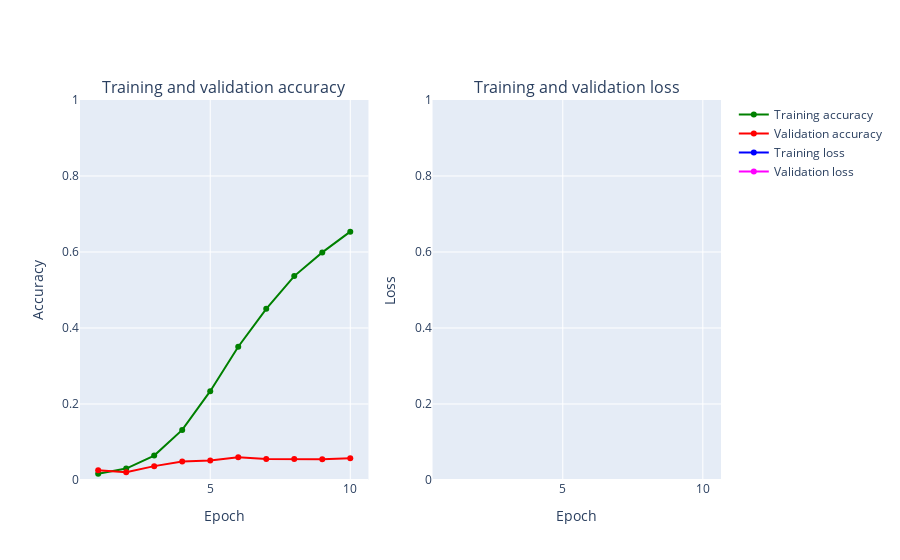

The notebook cell this image was saved under:
### Code cell
epochs = 15
num_classes = 100
seed = np.random.seed(1)






cifar_model = Sequential()
cifar_model.add(Conv2D(32, kernel_size=(3, 3),activation='relu',input_shape=(32,32,3)))
cifar_model.add(Conv2D(64, (3, 3), activation='relu'))
cifar_model.add(Flatten())
cifar_model.add(Dense(128, activation='relu'))
cifar_model.add(Dense(num_classes, activation='softmax'))

cifar_model.compile(loss='categorical_crossentropy', optimizer=Adam(),metrics=['accuracy'])
cifar_model.summary()

h_callback = cifar_model.fit(X_train, y_train, epochs = 10,
               validation_data=(X_val, y_val))

# Plot train vs test loss during training 
plot_accuracy_and_loss(h_callback)
# function to get precision, recall and f1 score

test_loss , test_acc = cifar_model.evaluate(X_test, y_test)


precision,recall,f1 = get_metrics(cifar_model)

# Dataframe to keep track of all model scores

Model_scores = pd.DataFrame([['CNN baseline',test_acc,test_loss,precision,recall,f1]],columns=['Model','Accuracy','Loss','Precision','Recall','F1 Score'])

#Understand the filters in the model 
#Let us pick the first hidden layer as the layer of interest.
layer = cifar_model.layers #Conv layers at 0, 
filters, biases = cifar_model.layers[0].get_weights()
print(layer[0].name, filters.shape)

# plot filters

fig1=plt.figure(figsize=(8, 12))
columns = 8
rows = 8
n_filters = 32 ## the number of filters in our first layer 
for i in range(1, n_filters + 1):
    f = filters[:, :, :, i-1]
    fig1 =plt.subplot(rows, columns, i)
    fig1.set_xticks([])  #Turn off axis
    fig1.set_yticks([])
    plt.imshow(f[:, :, 0], cmap='gray') #Show only the filters from 0th channel (R)
    #ix += 1
plt.show()


# plot feature maps after first convolutional layer
from keras.models import Model
layer = cifar_model.layers[0]
intermediate_model = Model(inputs=cifar_model.input, outputs=layer.output)
intermediate_output = intermediate_model.predict(X_test)
plt.figure(figsize=(8, 12))
columns = 8
rows = 8
n_filters = 32 ## the number of filters in our first layer
for i in range(1, n_filters + 1):
    f = intermediate_output[0, :, :, i-1]
    fig1 =plt.subplot(rows, columns, i)
    fig1.set_xticks([])  #Turn off axis
    fig1.set_yticks([])
    plt.imshow(f)



gc.collect()
tf.keras.backend.clear_session()
del cifar_model

### Figure 1 — Plotly figure (JSON) as saved in the notebook; plotly's stock layout.template omitted (floating-point values rounded to 4 significant figures)
{"data": [{"marker": {"color": "Green"}, "mode": "markers+lines", "name": "Training accuracy", "text": ["1", "2", "3", "4", "5", "6", "7", "8", "9", "10"], "type": "scatter", "x": [1, 2, 3, 4, 5, 6, 7, 8, 9, 10], "xaxis": "x", "y": [0.0164, 0.03015, 0.06432, 0.1319, 0.2338, 0.3507, 0.4504, 0.5365, 0.599, 0.6536], "yaxis": "y"}, {"marker": {"color": "Red"}, "mode": "markers+lines", "name": "Validation accuracy", "text": ["1", "2", "3", "4", "5", "6", "7", "8", "9", "10"], "type": "scatter", "x": [1, 2, 3, 4, 5, 6, 7, 8, 9, 10], "xaxis": "x", "y": [0.0258, 0.0207, 0.0365, 0.0487, 0.0511, 0.0598, 0.0554, 0.0553, 0.0549, 0.0574], "yaxis": "y"}, {"marker": {"color": "Blue"}, "mode": "markers+lines", "name": "Training loss", "text": ["1", "2", "3", "4", "5", "6", "7", "8", "9", "10"], "type": "scatter", "x": [1, 2, 3, 4, 5, 6, 7, 8, 9, 10], "xaxis": "x2", "y": [6.622, 4.519, 4.339, 3.953, 3.416, 2.846, 2.377, 1.991, 1.7, 1.484], "yaxis": "y2"}, {"marker": {"color": "Magenta"}, "mode": "markers+lines", "name": "Validation loss", "text": ["1", "2", "3", "4", "5", "6", "7", "8", "9", "10"], "type": "scatter", "x": [1, 2, 3, 4, 5, 6, 7, 8, 9, 10], "xaxis": "x2", "y": [4.587, 4.584, 4.564, 4.71, 5.239, 6.283, 7.512, 9.414, 11.06, 12.7], "yaxis": "y2"}], "layout": {"annotations": [{"font": {"size": 16}, "showarrow": false, "text": "Training and validation accuracy", "x": 0.225, "xanchor": "center", "xref": "paper", "y": 1, "yanchor": "bottom", "yref": "paper"}, {"font": {"size": 16}, "showarrow": false, "text": "Training and validation loss", "x": 0.775, "xanchor": "center", "xref": "paper", "y": 1, "yanchor": "bottom", "yref": "paper"}], "xaxis": {"anchor": "y", "domain": [0, 0.45], "title": {"text": "Epoch"}}, "xaxis2": {"anchor": "y2", "domain": [0.55, 1], "title": {"text": "Epoch"}}, "yaxis": {"anchor": "x", "domain": [0, 1], "range": [0, 1], "title": {"text": "Accuracy"}}, "yaxis2": {"anchor": "x2", "domain": [0, 1], "range": [0, 1], "title": {"text": "Loss"}}}}
